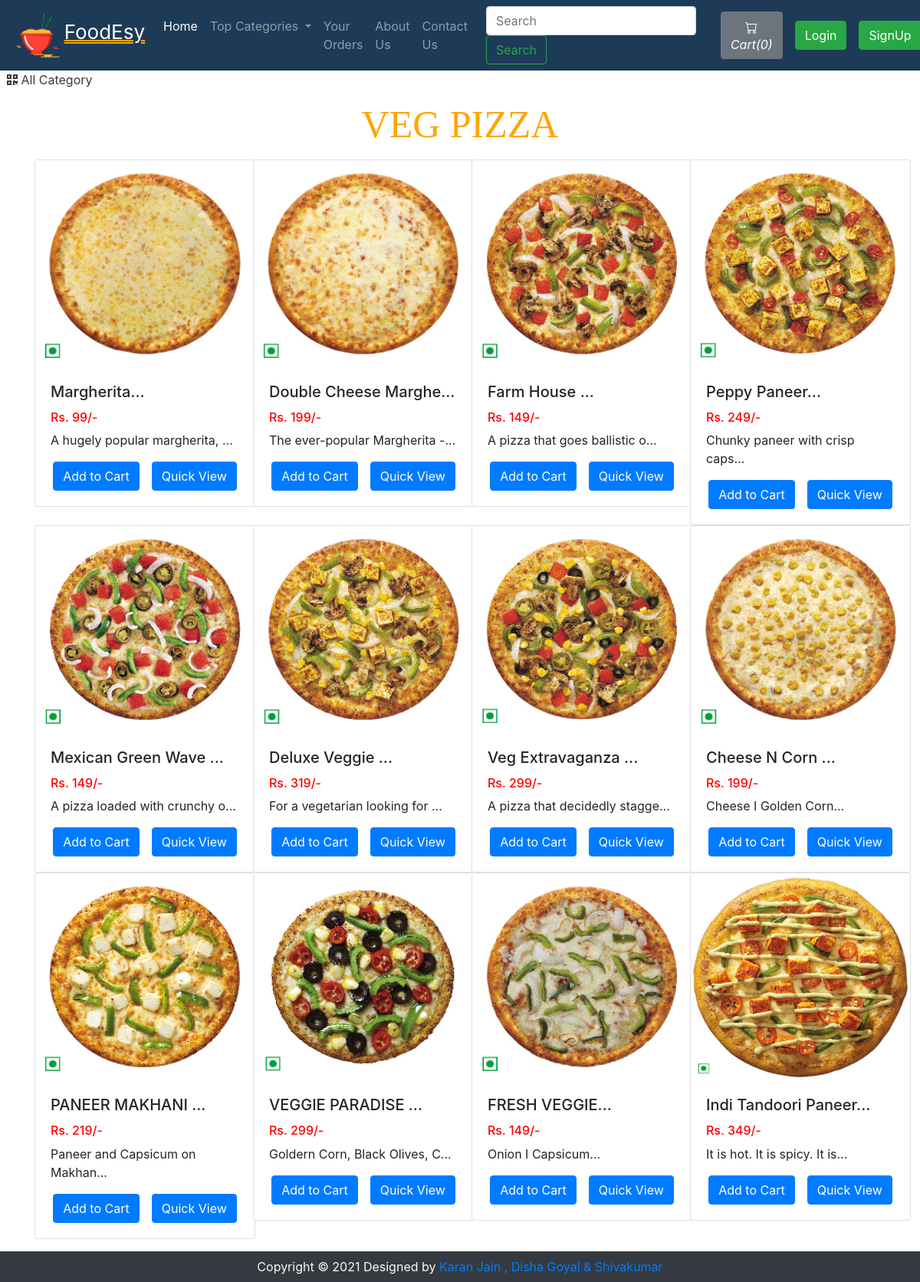
/viewFoodList.php?catid=1, run on the app's committed database.
### tables this page shows
CREATE TABLE `sitedetail` (
  `tempId` int(11) NOT NULL,
  `systemName` varchar(21) NOT NULL,
  `email` varchar(35) NOT NULL,
  `contact1` bigint(21) NOT NULL,
  `contact2` bigint(21) DEFAULT NULL COMMENT 'Optional',
  `address` text NOT NULL,
  `dateTime` datetime NOT NULL DEFAULT current_timestamp()
);

CREATE TABLE `food` (
  `foodId` int(12) NOT NULL,
  `foodName` varchar(255) NOT NULL,
  `foodPrice` int(12) NOT NULL,
  `foodDesc` text NOT NULL,
  `foodCategorieId` int(12) NOT NULL,
  `foodPubDate` datetime NOT NULL DEFAULT current_timestamp()
);

### viewFoodList.php (the view, shortened to what this page needs)
<!doctype html>
<html lang="en">
<head>
    <link rel="stylesheet" href="https://stackpath.bootstrapcdn.com/bootstrap/4.4.1/css/bootstrap.min.css">
    <link rel="stylesheet" href="https://use.fontawesome.com/releases/v5.8.2/css/all.css">
</head>
<body>
    <?php include 'partials/_dbconnect.php';?>
    <?php require 'partials/_nav.php' ?>
    <div>&nbsp;
        <a href="index.php" class="active text-dark">
        <i class="fas fa-qrcode"></i>
            <span>All Category</span>
        </a>
    </div>
    <div class="container my-3" id="cont">
        <div class="col-lg-4 text-center my-3" style="margin:auto;">
            <h2 class="text-center" style="color: orange;font-family: 'Fasthand', cursive;font-size: 50px;"><span id="catTitle">Items</span></h2>
        </div>
        <div class="row">
        <?php
            $id = $_GET['catid'];
            $sql = "SELECT * FROM `food` WHERE foodCategorieId = $id";
            $result = mysqli_query($conn, $sql);
            while($row = mysqli_fetch_assoc($result)){
                $foodId = $row['foodId'];
                $foodName = $row['foodName'];
                $foodPrice = $row['foodPrice'];
                $foodDesc = $row['foodDesc'];
                echo '<div class="col-xs-3 col-sm-3 col-md-3">
                        <div class="card" style="width: 18rem;">
                            <img src="img/food-'.$foodId. '.jpg" class="card-img-top" alt="image for this Food" width="249px" height="270px">
                            <div class="card-body">
                                <h5 class="card-title">' . substr($foodName, 0, 20). '...</h5>
                                <h6 style="color: #ff0000">Rs. '.$foodPrice. '/-</h6>
                                <p class="card-text">' . substr($foodDesc, 0, 29). '...</p>
                                <div class="row justify-content-center">';
                                if($loggedin){
                                    $quaSql = "SELECT `itemQuantity` FROM `viewcart` WHERE foodId = '$foodId' AND `userId`='$userId'";
                                    $quaresult = mysqli_query($conn, $quaSql);
                                    $quaExistRows = mysqli_num_rows($quaresult);
                                    if($quaExistRows == 0) {
                                        echo '<form action="partials/_manageCart.php" method="POST">
                                              <input type="hidden" name="itemId" value="'.$foodId. '">
                                              <button type="submit" name="addToCart" class="btn btn-primary mx-2">Add to Cart</button>';
                                    }else {
                                        echo '<a href="viewCart.php"><button class="btn btn-primary mx-2">Go to Cart</button></a>';
                                    }
                                }
                                else{
                                    echo '<button class="btn btn-primary mx-2" data-toggle="modal" data-target="#loginModal">Add to Cart</button>';
                                }
                            echo '</form>
                                <a href="viewFood.php?foodid=' . $foodId . '" class="mx-2"><button class="btn btn-primary">Quick View</button></a>
                                </div>
                            </div>
                        </div>
                    </div>';
            }
            ?>
        </div>
    </div>
    <?php require 'partials/_footer.php' ?>
</body>
</html>

### partials/_nav.php (shortened to what this page needs)
<?php
if(isset($_SESSION['loggedin']) && $_SESSION['loggedin']==true){
  $loggedin= true;
  $userId = $_SESSION['userId'];
  $username = $_SESSION['username'];
}
else{
  $loggedin = false;
  $userId = 0;
}
$sql = "SELECT * FROM `sitedetail`";
$result = mysqli_query($conn, $sql);
$row = mysqli_fetch_assoc($result);
$systemName = $row['systemName'];
echo '<nav class="navbar navbar-expand-lg navbar-dark" style="background-color: #1d3b57;">
      <a class="navbar-brand" href="index.php"><img height=60px src="img/logo.jpg" alt="Restaurant Logo" class="img-responsive"><span style="font-size: 26px; text-decoration: double underline orange 2px;">'.$systemName.'</span></a>
      <button class="navbar-toggler" type="button" data-toggle="collapse" data-target="#navbarSupportedContent" aria-controls="navbarSupportedContent" aria-expanded="false" aria-label="Toggle navigation">
        <span class="navbar-toggler-icon"></span>
      </button>
      <div class="collapse navbar-collapse" id="navbarSupportedContent">
        <ul class="navbar-nav mr-auto">
          <li class="nav-item active">
            <a class="nav-link" href="index.php">Home <span class="sr-only">(current)</span></a>
          </li>
          <li class="nav-item dropdown">
            <a class="nav-link dropdown-toggle" href="#" id="navbarDropdown" role="button" data-toggle="dropdown" aria-haspopup="true" aria-expanded="false">
              Top Categories
            </a>
            <div class="dropdown-menu" aria-labelledby="navbarDropdown">';
            echo '</div>
          </li>
          <li class="nav-item">
            <a class="nav-link" href="viewOrder.php">Your Orders</a>
          </li>
          <li class="nav-item">
            <a class="nav-link" href="about.php">About Us</a>
          </li>
          <li class="nav-item">
            <a class="nav-link" href="contact.php">Contact Us</a>
          </li>
        </ul>
        <form method="get" action="/FoodEsy/search.php" class="form-inline my-2 my-lg-0 mx-3">
          <input class="form-control mr-sm-2" type="search" name="search" id="search" placeholder="Search" aria-label="Search" required>
          <button class="btn btn-outline-success my-2 my-sm-0" type="submit">Search</button>
        </form>';
        $countsql = "SELECT SUM(`itemQuantity`) FROM `viewcart` WHERE `userId`=$userId";
        $countresult = mysqli_query($conn, $countsql);
        $countrow = mysqli_fetch_assoc($countresult);
        $count = $countrow['SUM(`itemQuantity`)'];
        if(!$count) {
          $count = 0;
        }
        echo '<a href="viewCart.php"><button type="button" class="btn btn-secondary mx-2" title="MyCart">
          <svg xmlns="img/cart.svg" width="16" height="16" fill="currentColor" class="bi bi-cart" viewBox="0 0 16 16">
            <path d="M0 1.5A.5.5 0 0 1 .5 1H2a.5.5 0 0 1 .485.379L2.89 3H14.5a.5.5 0 0 1 .491.592l-1.5 8A.5.5 0 0 1 13 12H4a.5.5 0 0 1-.491-.408L2.01 3.607 1.61 2H.5a.5.5 0 0 1-.5-.5zM3.102 4l1.313 7h8.17l1.313-7H3.102zM5 12a2 2 0 1 0 0 4 2 2 0 0 0 0-4zm7 0a2 2 0 1 0 0 4 2 2 0 0 0 0-4zm-7 1a1 1 0 1 1 0 2 1 1 0 0 1 0-2zm7 0a1 1 0 1 1 0 2 1 1 0 0 1 0-2z"/>
          </svg>
          <i class="bi bi-cart">Cart(' .$count. ')</i>
        </button></a>';
        if($loggedin){
          echo '<ul class="navbar-nav mr-2">
            <li class="nav-item dropdown">
              <a class="nav-link dropdown-toggle" href="#" id="navbarDropdown" role="button" data-toggle="dropdown">' .$username. '</a>
              <div class="dropdown-menu" aria-labelledby="navbarDropdown">
                <a class="dropdown-item" href="partials/_logout.php">Logout</a>
              </div>
            </li>
          </ul>
          <div class="text-center image-size-small position-relative">
            <a href="viewProfile.php"><img src="img/person-' .$userId. '.jpg" class="rounded-circle" onError="this.src = \'img/profilePic.jpg\'" style="width:40px; height:40px"></a>
          </div>';
        }
        else {
          echo '
          <button type="button" class="btn btn-success mx-2"  data-toggle="modal" data-target="#loginModal">Login</button>
          <button type="button" class="btn btn-success mx-2"  data-toggle="modal" data-target="#signupModal">SignUp</button>';
        }
  echo '</div>
    </nav>';
?>

### viewFoodList.php (style rules this page uses)
#cont { min-height : 570px; }

### data on the page
sitedetail: systemName "FoodEsy"
food: shows a picture, foodName "Margherita", foodPrice "99", foodDesc "A hugely popular margherita,"
food: shows a picture, foodName "Double Cheese Marghe", foodPrice "199", foodDesc "The ever-popular Margherita -"
food: shows a picture, foodName "Farm House", foodPrice "149", foodDesc "A pizza that goes ballistic o"
food: shows a picture, foodName "Peppy Paneer", foodPrice "249", foodDesc "Chunky paneer with crisp caps"
food: shows a picture, foodName "Mexican Green Wave", foodPrice "149", foodDesc "A pizza loaded with crunchy o"
food: shows a picture, foodName "Deluxe Veggie", foodPrice "319", foodDesc "For a vegetarian looking for"
food: shows a picture, foodName "Veg Extravaganza", foodPrice "299", foodDesc "A pizza that decidedly stagge"
food: shows a picture, foodName "Cheese N Corn", foodPrice "199", foodDesc "Cheese I Golden Corn"
food: shows a picture, foodName "PANEER MAKHANI", foodPrice "219", foodDesc "Paneer and Capsicum on Makhan"
food: shows a picture, foodName "VEGGIE PARADISE", foodPrice "299", foodDesc "Goldern Corn, Black Olives, C"
food: shows a picture, foodName "FRESH VEGGIE", foodPrice "149", foodDesc "Onion I Capsicum"
food: shows a picture, foodName "Indi Tandoori Paneer", foodPrice "349", foodDesc "It is hot. It is spicy. It is"

### other printed values
$count "0"
